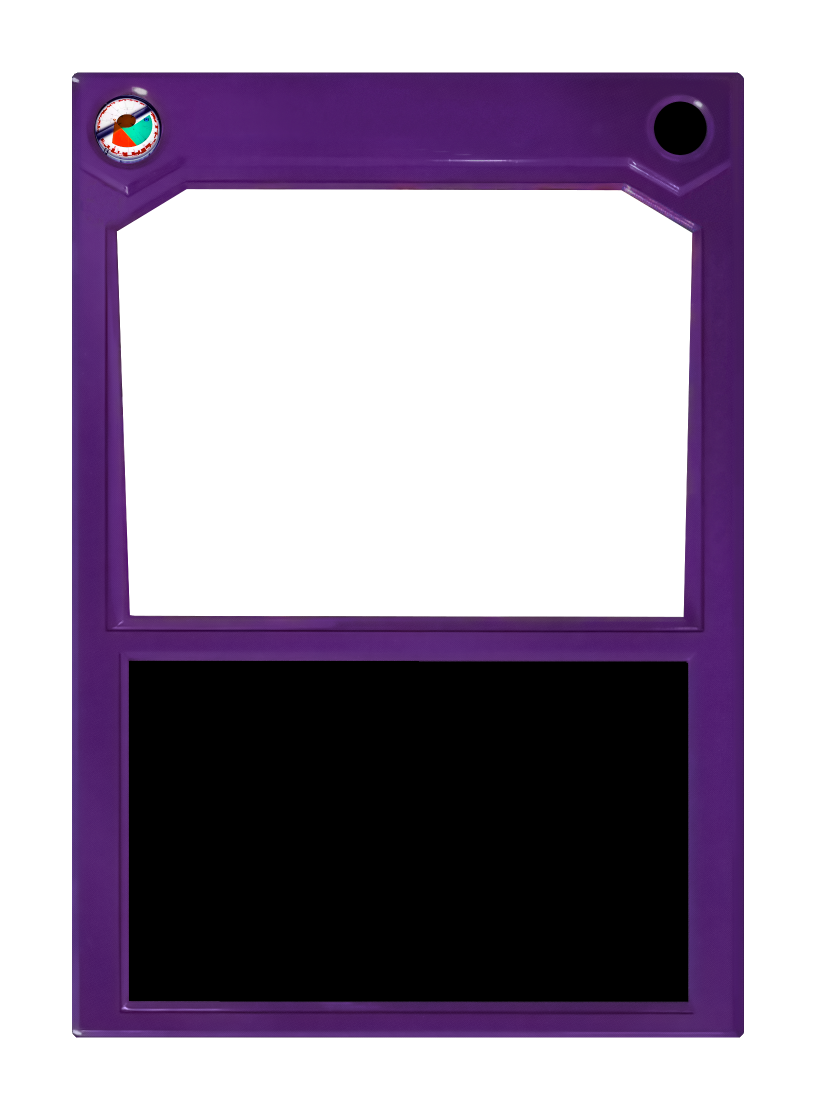
#> input picture assets/frames/epic-event.png, 1632 x 2220 px (shown at 1/2 size)
$ python cut_set_icon.py assets/frames/epic-event.png assets/frames/creature.png
#> lines starting #> are read from the running program, lines starting #| are printed output that depends on the picture; after the words box and inside, x2 and y2 are one past the last pixel; in counts of white or black regions, pixels touching at a corner belong together
"""Cut an expansion-set icon out of a 745 px Decipher scan (STANDARD: the icon in the frame's ring right of the lore
box, found from its dark ring (~26 px across at 745 px), Lanczos-upscaled to 232 px with a round mask at its own dark edge).

    python3 cut_set_icon.py src/vs6/01-CC-L-accessdenied.gif assets/icons/set-cloudcity-grainy.png
"""
from __future__ import annotations
import sys
import numpy as np
from PIL import Image, ImageDraw


def find_ring(a: np.ndarray, x0=640, x1=720, y0=150, y1=235, radii=range(10, 17)):
    """Best (cx, cy, r) of a dark annulus in the search window: score = mean darkness on the ring minus inside."""
    g = a.mean(axis=2)
    dark = (255 - g) / 255
    best = None
    ys, xs = np.mgrid[0:a.shape[0], 0:a.shape[1]]
    for r in radii:
        for cy in range(y0 + r, y1 - r, 2):
            for cx in range(x0 + r, min(x1, a.shape[1]) - r, 2):
                d2 = (xs[cy - r - 3:cy + r + 4, cx - r - 3:cx + r + 4] - cx) ** 2 + (ys[cy - r - 3:cy + r + 4, cx - r - 3:cx + r + 4] - cy) ** 2
                win = dark[cy - r - 3:cy + r + 4, cx - r - 3:cx + r + 4]
                ring = win[(d2 >= (r - 1.5) ** 2) & (d2 <= (r + 1.5) ** 2)].mean()
                inner = win[d2 <= (r - 4) ** 2].mean()
                outer = win[(d2 >= (r + 3) ** 2) & (d2 <= (r + 6) ** 2)].mean()
                score = ring - 0.5 * inner - 0.5 * outer
                if best is None or score > best[0]:
                    best = (score, cx, cy, r)
    return best


def main():
    src, dst = sys.argv[1], sys.argv[2]
    im = Image.open(src).convert("RGB")
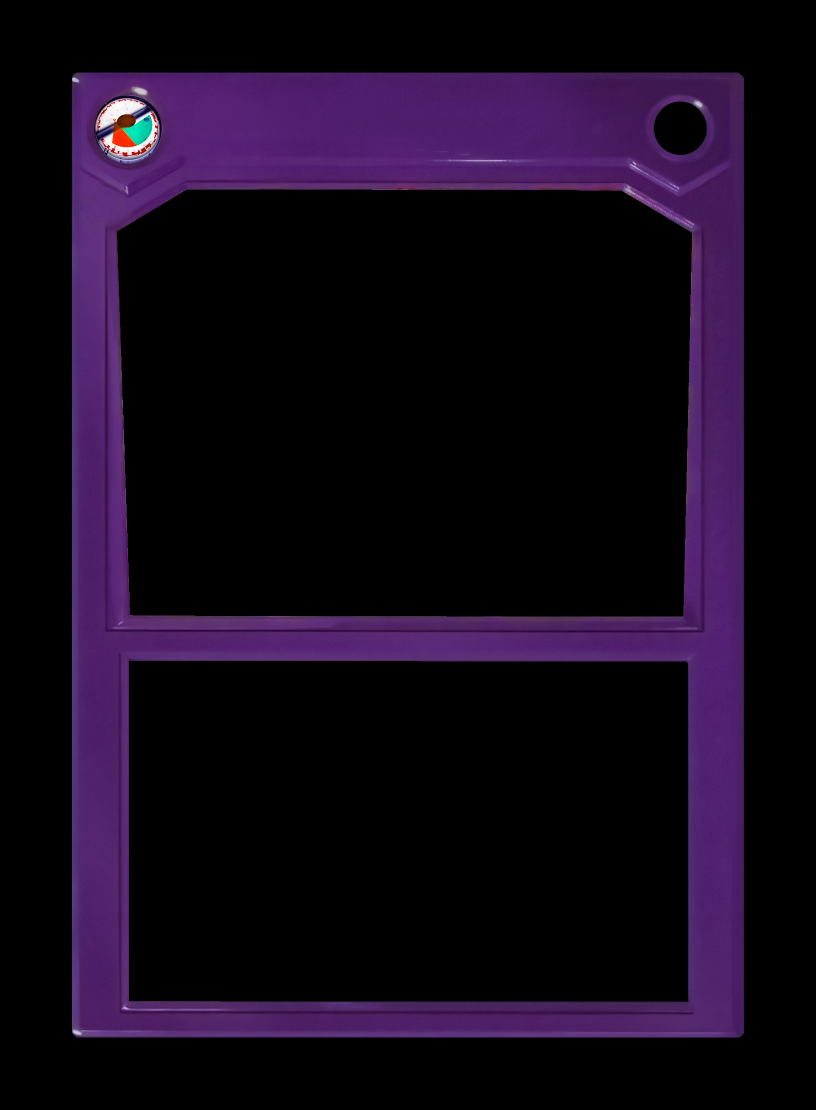
#> im: PIL image 1632x2220 RGB (shown at 1/2 size); mean R, G, B 19.8, 8.9, 26
    if im.width != 745:
        im = im.resize((745, round(im.height * 745 / im.width)), Image.LANCZOS)
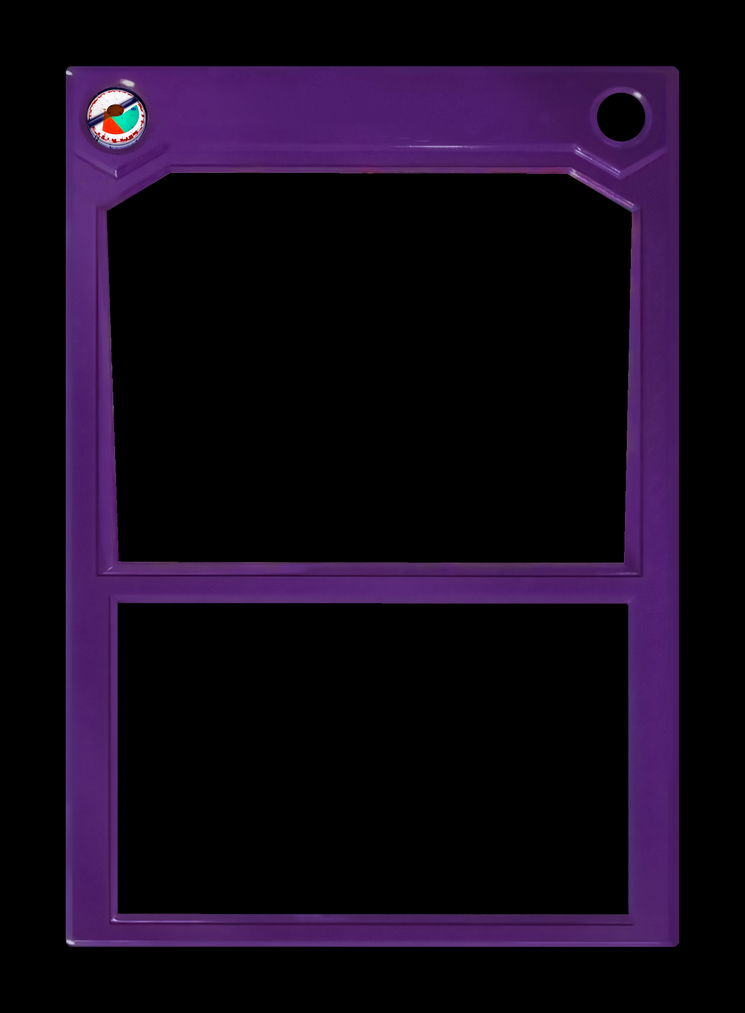
#> im: PIL image 745x1013 RGB; mean R, G, B 19.8, 8.9, 26
    a = np.array(im).astype(float)
    score, cx, cy, r = find_ring(a)
#> in find_ring, `g = a.mean(axis=2)`:
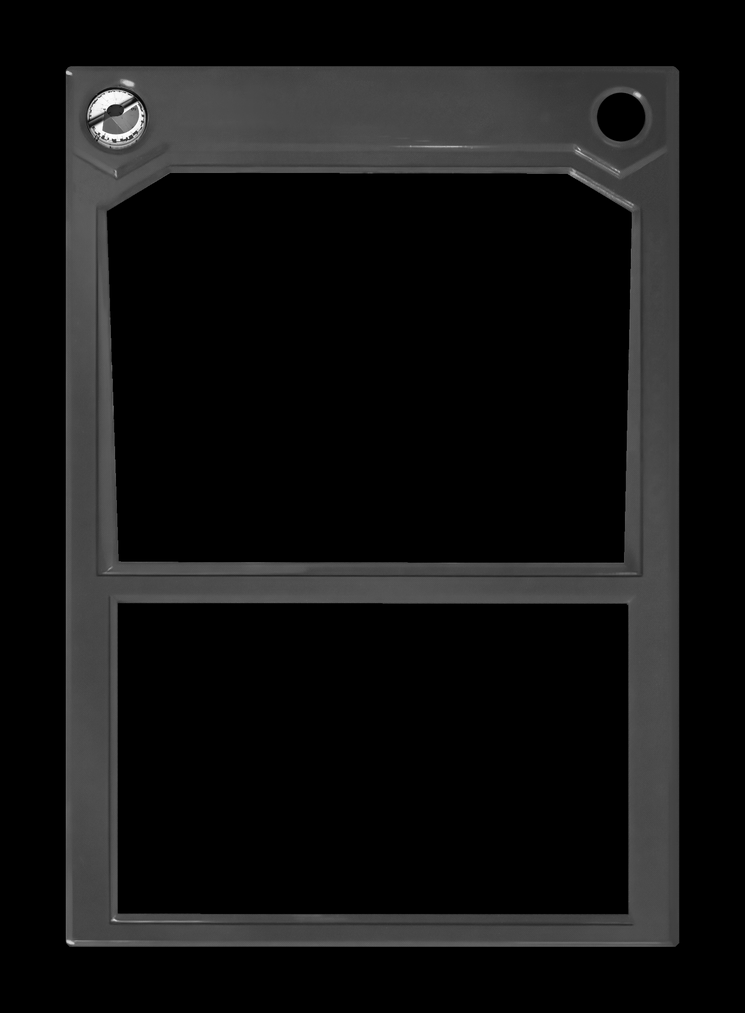
#> g: shape (1013, 745) float64; min 0, max 255, mean 18.2
#> in find_ring, `dark = (255 - g) / 255`:
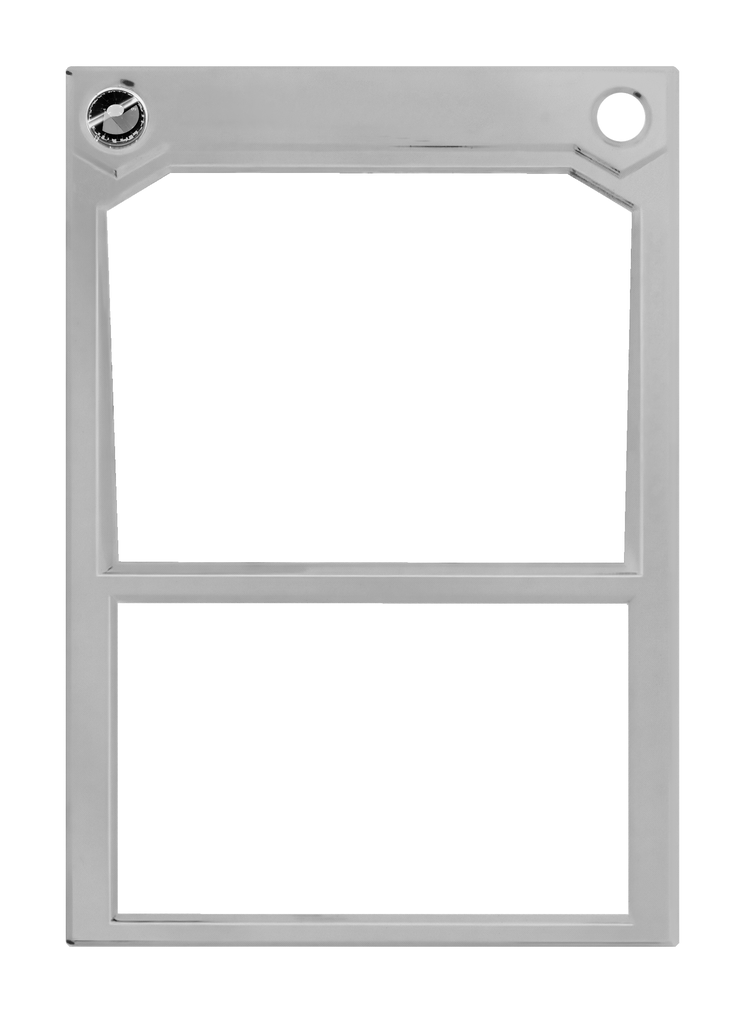
#> dark: shape (1013, 745) float64; min 0, max 1, mean 0.929
#> after the loop in find_ring, `for r in radii:`: best = (0.0275, 669, 169, 15)
#> score = 0.0275; cx = 669; cy = 169; r = 15
    print("ring", cx, cy, r, round(score, 3))
#| ring 669 169 15 0.028
    rr = r - 1                                   # inside the dark ring edge
#> rr = 14
    crop = im.crop((cx - rr, cy - rr, cx + rr + 1, cy + rr + 1)).resize((232, 232), Image.LANCZOS).convert("RGBA")
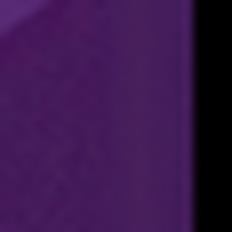
#> crop: PIL image 232x232 RGBA; mean R, G, B, A 58.1, 23, 76.3, 255
    mask = Image.new("L", (232, 232), 0); ImageDraw.Draw(mask).ellipse((0, 0, 231, 231), fill=255)
#> after `mask = Image.new('L', (232, 232), 0)`: mask: PIL image 232x232 L; every value is 0
#> after `ImageDraw.Draw(mask).ellipse((0, 0, 231, 231), fill=255)`:
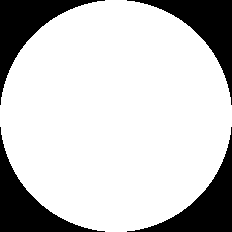
#> mask: PIL image 232x232 L; 78.4% white; 4 black regions, box (x1, y1, x2, y2) and area: (0, 0, 105, 105) 2900, (127, 0, 232, 105) 2900, (0, 127, 105, 232) 2900, (127, 127, 232, 232) 2900
    crop.putalpha(mask); crop.save(dst)
#> after `crop.putalpha(mask)`:
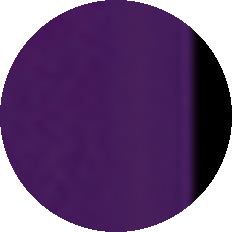
#> crop: PIL image 232x232 RGBA; mean R, G, B, A 58.1, 23, 76.3, 200; transparent parts drawn white


if __name__ == "__main__":
    main()

$ run again, on assets/frames/ds-character-alien.png
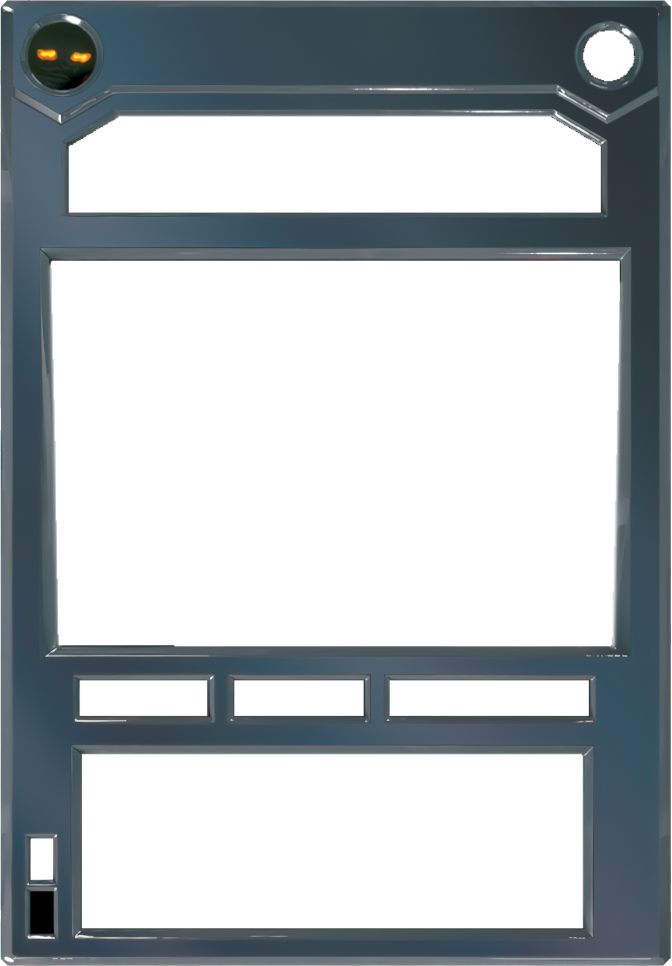
#> input picture assets/frames/ds-character-alien.png, 1343 x 1931 px (shown at 1/2 size)
#> in find_ring, `dark = (255 - g) / 255`:
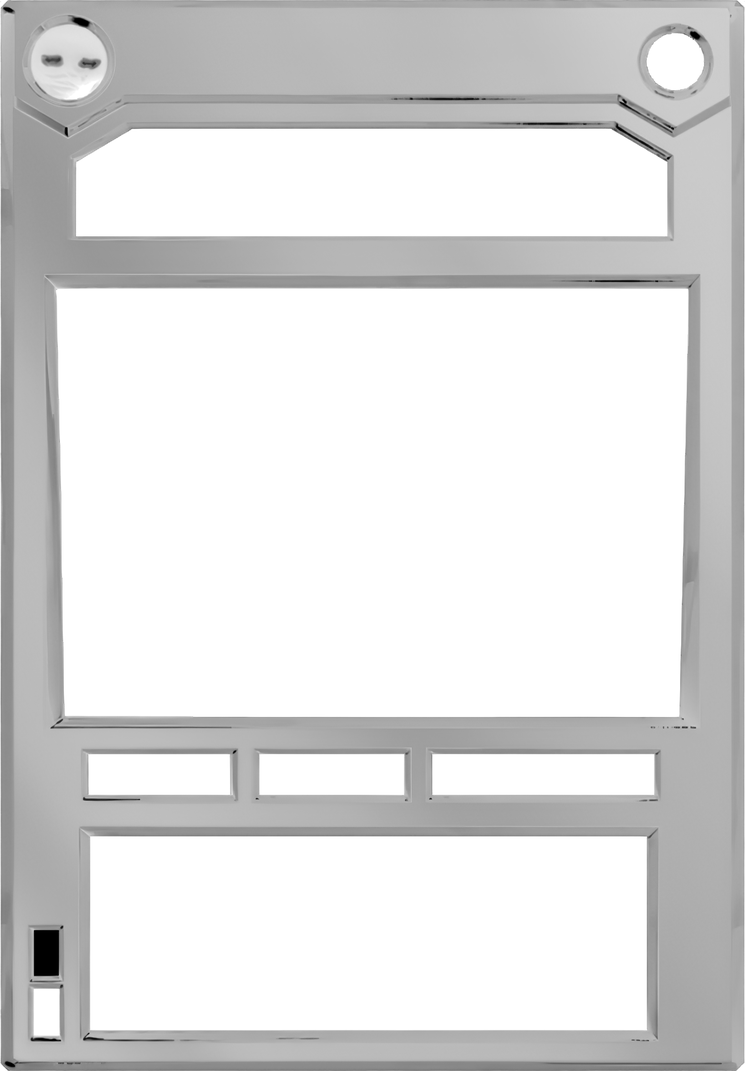
#> dark: shape (1071, 745) float64; min 0, max 1, mean 0.864
#> after the loop in find_ring, `for r in radii:`: best = (0.0739, 668, 160, 10)
#> score = 0.0739; cx = 668; cy = 160; r = 10
#| ring 668 160 10 0.074
#> rr = 9
#> mask: PIL image 232x232 L; every value is 0
#> mask: PIL image 232x232 L; 78.4% white; 4 black regions, box (x1, y1, x2, y2) and area: (0, 0, 105, 105) 2900, (127, 0, 232, 105) 2900, (0, 127, 105, 232) 2900, (127, 127, 232, 232) 2900
#> in main, `crop.putalpha(mask)`:
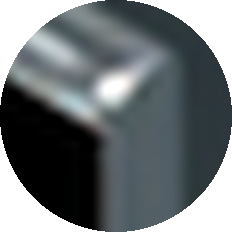
#> crop: PIL image 232x232 RGBA; mean R, G, B, A 66.7, 74.7, 78, 200; transparent parts drawn white
